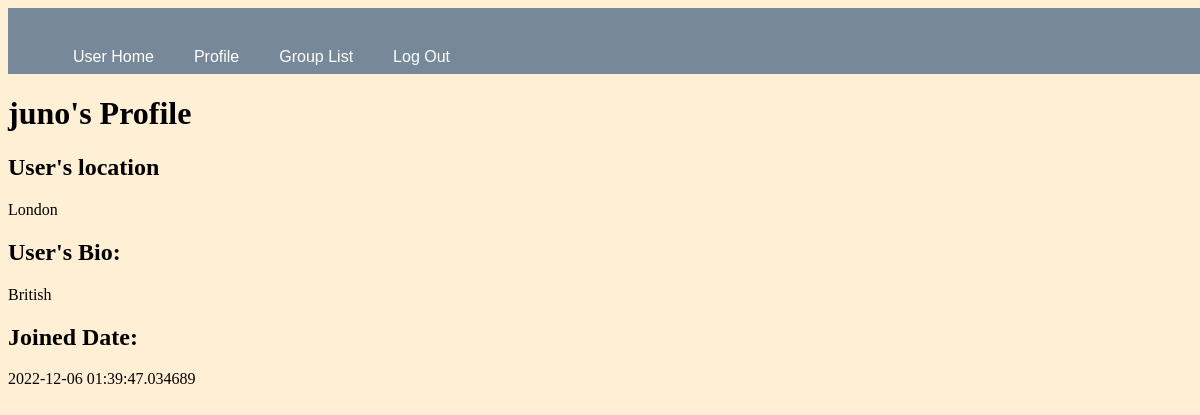
Screenshot of /user/juno/profile (signed in) with the database file from the repository.
### app.py (models this page shows, shortened)
class User(UserMixin, db.Model):
    __tablename__ = "user"
    id = db.Column(db.Integer, primary_key = True)
    username = db.Column(db.String(15), nullable= False, unique=True)
    email = db.Column(db.String(50), nullable= False, unique=True)
    password_hash = db.Column(db.String(80), nullable= False)
    joined_date = db.Column(db.DateTime, default= datetime.datetime.utcnow)
    location = db.Column(db.String(50), nullable= False)
    bio= db.Column(db.String(500), nullable=True)
    posts = db.relationship('Post', backref='author', lazy='dynamic')
    groups= db.relationship('Group', backref='creator', lazy='dynamic')
    events= db.relationship('Event',backref= 'host', lazy= 'dynamic')
    attending= db.relationship('Attendees',backref='participant', lazy='dynamic')

### app.py (the view)
@app.route("/user/")
@app.route("/user/<username>/profile", methods=['GET', 'POST'] )
@login_required
def profile(username):
    return render_template("profile.html", username=username)

### app.py (called while the page is built)
@login_manager.user_loader
def load_user(user_id):
    return User.query.get(int(user_id))

### templates/profile.html (shortened to what this page needs)
{% extends "layout.html" %}
{% block nav %}
    <nav id="nav">
        <ul>
            <li><a href="{{ url_for('user_home', username= current_user.username) }}">User Home</a></li>
            <li><a href="{{ url_for('profile', username= current_user.username) }}">Profile</a></li>
            <li><a href="{{ url_for('groups', username= current_user.username) }}">Group List</a></li>
            <li><a href="{{ url_for('logout') }}">Log Out</a></li>
        </ul>
    </nav>
{% endblock %}
{% block content %}
        {%  if current_user.is_authenticated %}
            <h1>{{current_user.username}}'s Profile</h1>
            <h2>User's location </h2>
            {{current_user.location}}
            <h2>User's Bio:</h2>
            {{current_user.bio}}
            <h2>Joined Date: </h2>
            {{current_user.joined_date}}
        {% else %}
            <p class="message">Provide the name after /user/ in the URL</p>
        {% endif %}
{% endblock %}

### static/site.css (style rules this page uses)
body { background: papayawhip; background-image: url('https://source.unsplash.com/1600x900/?landscape'); }
#nav { background-color: lightslategray; font-size: 1em; font-family: 'Trebuchet MS', 'Lucida Sans Unicode', 'Lucida Grande', 'Lucida Sans', Arial, sans-serif; color: white; padding: 8px 5px 8px 5px; }
#nav a { text-decoration: none; color: inherit; }
.menu nav { width: 100%; height: 50px; background-color: wheat; }
.menu ul li { list-style: none; display: inline-block; float: left; line-height: 50px; }
.menu ul li a { display: block; text-decoration: none; font-size: 16px; font-family: Arial, Helvetica, sans-serif; color: darkolivegreen; padding: 0 20px; }

### rows the page displays
User: username "juno", location "London", bio "British", joined_date "2022-12-06 01:39:47.034689"
